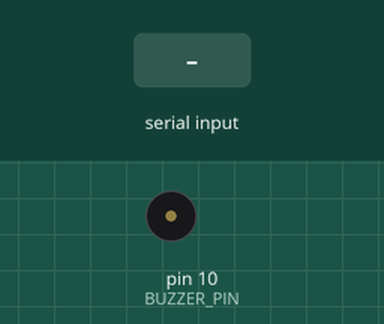
The program below on a simulated Arduino Uno, built with avr-gcc and run on an emulated ATmega328P. Parts: buzzer (waves = sounding). The inputs (shaded band) are chosen by the test bench. The modem accepts every AT command (registered, SIM ready, sends succeed) and sends nothing else; what the program prints to the serial monitor is not drawn.

Above: at 16.2 s.
16.3 s: "OK\n" received over the second serial link
19.3 s: "+CMTI:\n" received over the second serial link
22.3 s: "90,45\n" received over the second serial link
Timing chart, 0 to 25.3 s (numbered marks = the images above; inputs shaded):
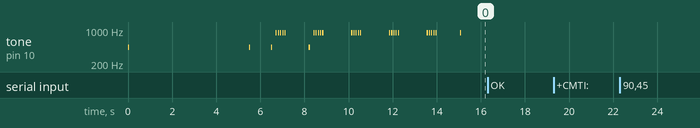

Measured:
- after the input at 16.3 s, every drawn part: stays the same
- after the input at 19.3 s, every drawn part: stays the same
- after the input at 22.3 s, every drawn part: stays the same
- by itself, tone on pin 10 (BUZZER_PIN): plays 440 Hz for 0.05 s, 440 Hz for 0.05 s, 440 Hz for 0.05 s, 880 Hz for 0.05 s, 880 Hz for 0.05 s, 880 Hz for 0.05 s … (30 notes in this stretch)

The program:

main.cpp
```cpp
#include <Arduino.h>
#include <SoftwareSerial.h>
#include "sim800.h"

#define GSM_BAUD 9600
#define DEBUG_BAUD 9600
#define BUZZER_PIN  10


#define DEBUG_LOOP
// GSM Serial, debug SoftwareSerial
//#define GSM_PORT_HW


#ifdef GSM_PORT_HW
SoftwareSerial ss = SoftwareSerial(6,7);
Stream *debugPort = &ss;
Stream *gsmPort = &Serial;
Sim800 gsm = Sim800(GSM_BAUD,*debugPort,*gsmPort,true);
#else
SoftwareSerial ss = SoftwareSerial(6,7);
Stream *gsmPort = &ss;
Stream *debugPort = &Serial;
Sim800 gsm = Sim800(GSM_BAUD,*debugPort,*gsmPort,false);
#endif

bool GSMPassthrough;

void checkSim800Status(){
  if(gsm.status.error){
    //Do something if error
  }
}


void setup(){

  #ifdef GSM_PORT_HW
  static_cast<SoftwareSerial*>(debugPort)->begin(DEBUG_BAUD);
  #else
  static_cast<HardwareSerial*>(debugPort)->begin(DEBUG_BAUD);
  #endif

  debugPort->println("Serial open, configuring sim800");

  GSMPassthrough = false;
  tone(BUZZER_PIN, 440, 50);
  delay(5000);
  gsm.activatePort();
  tone(BUZZER_PIN, 440, 50);
  delay(1000);
  if(!GSMPassthrough){
    gsm.configureSim800();
    tone(BUZZER_PIN, 880, 50);
  }
}

void loop(){

  while(GSMPassthrough){
    if (debugPort->available()) {      // If anything comes in Serial (USB),
      gsmPort->write(debugPort->read());   // read it and send it out Serial1 (pins 0 & 1)
    }
    if (gsmPort->available()) {     // If anything comes in Serial1 (pins 0 & 1)
      Serial.write(gsmPort->read());   // read it and send it out Serial (USB)
    }
  }


  gsm.checkForMessage();
  gsm.sim800Task();
  checkSim800Status();
  delay(1000);

  #ifdef DEBUG_LOOP
  debugPort->println("Running loop() ");
  debugPort->flush();
  #endif
}
```

sim800.h
```cpp
#ifndef SIM800_H
#define SIM800_H
#include <Arduino.h>
#include <SoftwareSerial.h>

#define SIM800_PORT_ACTIVATION_DELAY 500
#define SIM800_RESPONSE_DELAY 1000
#define DEBUG_GSM


#define AUTO_BAUD_CMD       "AT\r\n"
#define TEXT_MODE_CMD       "AT+CMGF=1\r\n"
#define WAKE_CMD            "AT+CSCLK=0\r\n"
#define DELETE_MSGS_CMD     "AT+CMGD=2,4\r\n"
#define CHECK_BATTERY_CMD   "AT+CBC\r\n"

#define DEFAULT_RECIPIENT      "+447747465192"

#define MESSAGE_ATTEMPT_LIMIT   10
#define COMMUNICATION_TIMEOUT   50 // In units of 100ms

#define INVALID_RESPONSE_ERROR   0x01
#define NO_RESPONSE_ERROR        0x02

#define SEND_COMMAND_SUCCESS        0
#define SEND_COMMAND_FAIL           1
#define SEND_COMMAND_FAIL_CANCEL    2


class Sim800
{
    public:
        Sim800(int baud, Stream &debugPort, Stream &sim800Port, bool hwSerial);
        Stream *sim800Port;
        Stream *debugPort;
        bool activatePort();
        bool deActivatePort();
        bool configureSim800();
        bool sortResponse(String resp);
        void setError(short errorCode);
        short sendCommand(char* cmd);
        void debugResponse();
        bool sim800Task();
        bool checkForMessage();
        int getMostRecentMSGIndex(String rxString);
        bool processMessage(int index);
        void flush();


        struct RESPONSE{
            String raw;
            String lines[10];
            int size;
        };

        struct STATUS{
            bool portActive;
            bool error;
            short errorCode;
            short messageAttempts;
        };

        struct MSG_CONTENTS{
            String senderNumber;
            String message;
        };


        RESPONSE response;
        STATUS status;
        MSG_CONTENTS message;
        int baud,newestMsgIndex;
        bool hwSerial;
};

#endif
```

sim800.cpp
```cpp
#include "sim800.h"

#define BUZZER_PIN  10

Sim800::Sim800(int baud, Stream &debugPort,Stream &sim800Port, bool hwSerial){
    this->sim800Port = &sim800Port;
    this->debugPort = &debugPort;
    this->baud = baud;
    this->hwSerial = hwSerial;
    this->status.messageAttempts=0;
    this->status.errorCode=0;
    this->status.error=false;
    return;
}

/*
    Tasks to do every tick. To be called by main routine every loop
*/
bool Sim800::sim800Task(){


    #ifdef DEBUG_GSM
    this->debugPort->println("sim800Task()");
    #endif

    sim800Port->flush();

}

void Sim800::flush(){
    String trash = "";
    if(sim800Port->available()){
        trash = sim800Port->readString();
        #ifdef DEBUG_GSM
        this->debugPort->print("Clearing from buffer: ");this->debugPort->println(trash);
        #endif
    }
}

void Sim800::setError(short errorCode){
    #ifdef DEBUG_GSM
    this->debugPort->print("ERROR:");this->debugPort->println(errorCode);
    #endif
    status.error = true;
    status.errorCode |= errorCode;
}

void Sim800::debugResponse(){

    #ifdef DEBUG_GSM
    for(int i =0; i < response.size; i++){
        this->debugPort->print(i);this->debugPort->println(response.lines[i]);
    }
    this->debugPort->println();
    return;
    #else
    return;
    #endif
}

bool Sim800::activatePort(){

    if(hwSerial){
        static_cast<HardwareSerial*>(sim800Port)->begin(baud);
    }else{
        static_cast<SoftwareSerial*>(sim800Port)->begin(baud);
    }
    delay(SIM800_PORT_ACTIVATION_DELAY);
    status.portActive = true;
}


bool Sim800::deActivatePort(){
    if(hwSerial){
        static_cast<HardwareSerial*>(sim800Port)->end();
    }else{
        static_cast<SoftwareSerial*>(sim800Port)->end();
    }
    delay(SIM800_PORT_ACTIVATION_DELAY);
    status.portActive = false;
}

/*
    Populate RESPONSE response
*/
bool Sim800::sortResponse(String resp){

    short lineCounter = 0;
    for(int i =0; i < sizeof(response.lines)/sizeof(String); i++){
        response.lines[i] = "";
    }
    for(int i = 0; i < resp.length(); i++){
        if(resp[i]!='\n' && resp[i]!='\r')
            response.lines[lineCounter] += resp[i];
        if(resp[i]=='\n'){
            lineCounter ++;
        }
    }
    response.raw = resp;
    response.size = lineCounter;
}

/*
    Send command and return true if "OK" was part of the response
    Populate RESPONSE
*/
short Sim800::sendCommand(char* cmd){
    String resp = "";
    int portTimeoutCounter = 0;
    flush();


    while(!sim800Port->available()){
        sim800Port->print(cmd);
        delay(200);
    }

    #ifdef DEBUG_GSM
    this->debugPort->print("Trying command: ");this->debugPort->println(cmd);
    #endif

    tone(BUZZER_PIN, 880, 50);
    delay(100);
    tone(BUZZER_PIN, 880, 50);
    delay(100);
    //delay(SIM800_RESPONSE_DELAY);

    /*
    while(!sim800Port->available()){

        if(portTimeoutCounter >= COMMUNICATION_TIMEOUT){
            setError(NO_RESPONSE_ERROR);
            return SEND_COMMAND_FAIL_CANCEL;
        }
        delay(100);
        portTimeoutCounter++;
    }*/


    tone(BUZZER_PIN, 880, 50);
    delay(100);
    tone(BUZZER_PIN, 880, 50);
    delay(100);
    tone(BUZZER_PIN, 880, 50);
    delay(100);

    portTimeoutCounter = 0;

    resp += sim800Port->readString();

    #ifdef DEBUG_GSM
    this->debugPort->print("Response: ");this->debugPort->print(resp);
    #endif

    if(resp.indexOf("OK") != -1){
        sortResponse(resp);
        this->status.messageAttempts = 0;
        return SEND_COMMAND_SUCCESS;
    }else{

        if(this->status.messageAttempts >= MESSAGE_ATTEMPT_LIMIT){
            setError(INVALID_RESPONSE_ERROR);
            return SEND_COMMAND_FAIL_CANCEL;
        }
        this->status.messageAttempts++;
        return SEND_COMMAND_FAIL;
    }


}

bool Sim800::configureSim800(){
    this->debugPort->println("configureSim800()");
    tone(BUZZER_PIN, 440, 50);
    while(sendCommand(AUTO_BAUD_CMD) == SEND_COMMAND_FAIL);
    debugResponse();
    tone(BUZZER_PIN, 440, 50);
    while(sendCommand(TEXT_MODE_CMD)== SEND_COMMAND_FAIL);
    debugResponse();
    while(sendCommand(WAKE_CMD)== SEND_COMMAND_FAIL);
    debugResponse();
    while(sendCommand(DELETE_MSGS_CMD)== SEND_COMMAND_FAIL);
    debugResponse();
    while(sendCommand(CHECK_BATTERY_CMD)== SEND_COMMAND_FAIL);
    debugResponse();
}


int Sim800::getMostRecentMSGIndex(String rxString){
    char buf[4];
    char catInt[4];
    rxString.toCharArray(buf,rxString.length());

    if(isdigit(buf[rxString.length()-4])){
        sprintf(catInt,"%c%c",buf[rxString.length()-4],buf[rxString.length()-3]);
    }else{
        sprintf(catInt,"%c",buf[rxString.length()-3]);
    }

    return atoi(catInt);

}

/*
    Reads message at index, populates MSG_CONTENTS message
*/
bool Sim800::processMessage(int index){

    char cmd[24]="";
    int i = 0;
    int lineCounter = 0;
    int numberStart = 0;
    int numberEnd = 0;
    int bodyStart = 0;
    int bodyEnd = 0;
    String buf;

    message.message = "";
    message.senderNumber = "";

    sprintf(cmd,"AT+CMGR=%d\r\n",index);
    while(sendCommand(cmd) == SEND_COMMAND_FAIL);
    debugResponse();

    while(response.lines[1][i] != '+' || response.lines[1][i+1] != '4')
        i++;

    numberStart = i;

    // Find end of number by looking for ,
    while(response.lines[1][i] != ',')
        i++;
    numberEnd = i-1;

    for(i = numberStart; i < numberEnd; i++)
        message.senderNumber+=response.lines[1][i];

    if(message.senderNumber.length()!=13){
        #ifdef DEBUG_GSM
        this->debugPort->print("Invalid recipient, default used");
        #endif
        message.senderNumber = DEFAULT_RECIPIENT;
    }

    message.message = response.lines[2];

    #ifdef DEBUG_GSM
    this->debugPort->print("SMS sender :");this->debugPort->println(message.senderNumber);
    this->debugPort->print("Number Length :");this->debugPort->println(message.senderNumber.length());
    this->debugPort->print("Message :");this->debugPort->println(message.message);
    #endif

}

/*
    Checks for indication of message in serial buffer. Calls processMessage which populates
    MSG_CONTENTS message. Returns true if a message has been found. Deletes message after processing
*/
bool Sim800::checkForMessage(){
    String buffer = "";
    if(this->sim800Port->available()){
        buffer = this->sim800Port->readString();

        #ifdef DEBUG_GSM
        this->debugPort->print("Got sms interrupt: ");this->debugPort->println(buffer);
        #endif

        if(buffer.startsWith("+CMTI:",2)){
            newestMsgIndex=getMostRecentMSGIndex(buffer);

            #ifdef DEBUG_GSM
            this->debugPort->print("Message index:");this->debugPort->println(newestMsgIndex);
            #endif

            processMessage(newestMsgIndex);

            /*
            while(sendCommand(DELETE_MSGS_CMD) == SEND_COMMAND_FAIL);
            debugResponse();
            */
            #ifdef DEBUG_GSM
            this->debugPort->println("processMessage() complete!");
            #endif

            return true;
        }else{
            flush();
            return false;
        }
    }
    return false;
}
```
